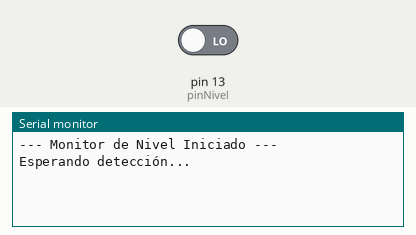
Simulated run of this sketch. Board: Arduino Uno, built with avr-gcc and run on an emulated ATmega328P. Shown: the last lines printed to the serial monitor. The inputs (shaded band) are chosen by the test bench; at power-on: pin 13 (pinNivel) LOW.

Above: at 1.2 s.
1.3 s: pin 13 (pinNivel) driven HIGH
At 2.6 s:
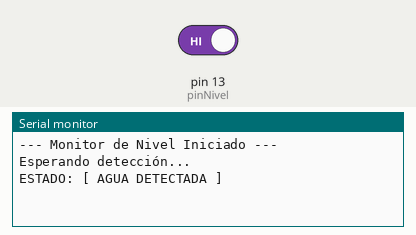
2.9 s: pin 13 (pinNivel) driven LOW
At 4.1 s:
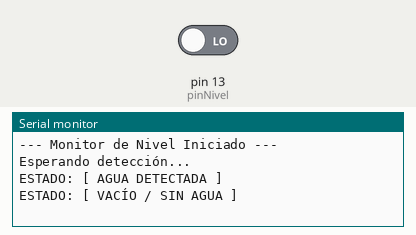

Measured:
- after the input at 1.3 s, the serial monitor: prints a new line after 0.10 s (image 1)
- after the input at 2.9 s, the serial monitor: prints a new line after 0.10 s (image 2)

The sketch:

DiscreteLevel.ino
```cpp
/*
 * Medidor de Nivel de Líquido Sin Contacto
 * Sensor: XKC-Y26-V
 * Placa: LilyGO T3 v1.6.1
 * Pin: IO25 (Incluye LED verde integrado)
 */

#include <Arduino.h>

// Definimos el pin
const int pinNivel = 13;

// Variable para el estado
bool estadoAgua = false;

void setup() {
  // Iniciamos comunicación serial
  Serial.begin(115200);

  // Configuramos el pin como entrada
  // Usamos INPUT normal porque el sensor ya envía voltaje
  pinMode(pinNivel, INPUT);

  Serial.println("--- Monitor de Nivel Iniciado ---");
  Serial.println("Esperando detección...");
}

void loop() {
  // Leer el sensor
  int lectura = digitalRead(pinNivel);

  // Si la lectura es ALTA (HIGH), hay agua
  if (lectura == HIGH) {
    if (!estadoAgua) { // Solo imprime si el estado cambia
      Serial.println("ESTADO: [ AGUA DETECTADA ]");
      estadoAgua = true;
    }
  }
  else {
    if (estadoAgua) { // Solo imprime si el estado cambia
      Serial.println("ESTADO: [ VACÍO / SIN AGUA ]");
      estadoAgua = false;
    }
  }

  // Pequeña pausa para estabilidad
  delay(200);
}
```
